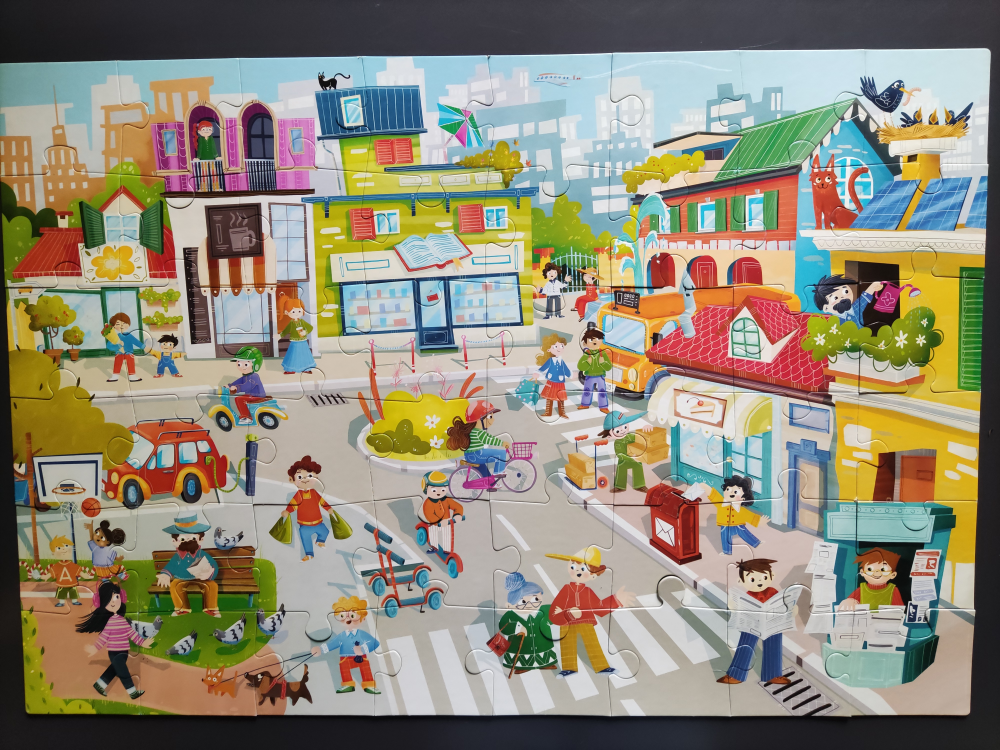
#> input picture data/city_black/city.jpg, 4000 x 3000 px (shown at 1/4 size)
$ python city_black_pz.py
#> lines starting #> are read from the running program, lines starting #| are printed output that depends on the picture; after the words box and inside, x2 and y2 are one past the last pixel; in counts of white or black regions, pixels touching at a corner belong together; pictures that were not available may be replaced by others from this repository, and a replacement may not be noted
### src/helper_functions.py
import numpy as np
import cv2


# DEFINE SOME HELPER FUNCTIONS
def find_puzzle_pieces_with_masks(image,binary_mask,length):
    """
    This function takes as input an image (img) and its binary thresholded version(mask), both containing the puzzle pieces we want to segment
    and it returns two lists (of images) containing respectivley the cropped puzzle pieces and their musk

    In order to find the picese, we firstly find the contrours (on the mask) and then we filter them (by setting the appropriate bounding box length)
    After doing that we bound the contours inside the boxes and we crop the corresponding piece
    """
    contours, _ = cv2.findContours(binary_mask, cv2.RETR_EXTERNAL, cv2.CHAIN_APPROX_SIMPLE)
    filtered_contours = []
    for contour in contours:
        if cv2.boundingRect(contour)[2] > length and cv2.boundingRect(contour)[3] > length:
            filtered_contours.append(contour)


    masked_pieces = []
    pieces = []

    for contour in filtered_contours:
        # Get bounding box for each piece
        x, y, w, h = cv2.boundingRect(contour)

        # Crop the piece musk from the original image and store it
        masked_piece = binary_mask[y:y+h, x:x+w]
        masked_pieces.append(masked_piece)

        # Crop the piece from the original image and store it
        piece = image[y:y+h, x:x+w]
        pieces.append(piece)

        # Show the cropped piece and mask
        cv2.imshow('Intensity-based Cropped Piece', piece)
        cv2.waitKey(0)

        cv2.imshow('masked Cropped Piece', masked_piece)
        cv2.waitKey(0)

    cv2.destroyAllWindows()

    return pieces, masked_pieces


def Lower_Transpernacy_image(image):
    '''
    This function takes as input an image and outputs a brigther version of it
    N.B. it will be helpfull, as we will match the puzzle pieces on top of this brighter reference imgage to better observe
    the process of puzzle assembly
    '''

    # Convert the image to BGRA (Blue, Green, Red, Alpha) format by adding an alpha channel
    image_with_alpha = cv2.cvtColor(image, cv2.COLOR_BGR2BGRA)

    # Adjust the alpha channel
    alpha = image_with_alpha[:, :, 3]
    alpha = alpha * 0.12
    image_with_alpha[:, :, 3] = alpha

    # Create a solid (white) background
    background = np.ones_like(image_with_alpha, dtype=np.uint8) * 255

    # Blend the image with the white background using the alpha channel
    # For R, G, B channels
    for c in range(0, 3):
        image_with_alpha[:, :, c] = alpha * image_with_alpha[:, :, c] / 255 + (1 - alpha / 255) * background[:, :, c]

    # Convert back to RGB
    final_image = cv2.cvtColor(image_with_alpha, cv2.COLOR_BGRA2BGR)

    # Display
    cv2.imshow('Blended Image with Transparency', final_image)
    cv2.waitKey(0)
    cv2.destroyAllWindows()

    return final_image


# [74 lines left out: functions find_matches, filtered_matches_criteria, homography_computation, pieces_assembly, not called in this run]

### src/city_black_pz.py
# IMPORT PACKAGES
import numpy as np
import cv2
import os

from helper_functions import find_puzzle_pieces_with_masks, Lower_Transpernacy_image, find_matches, filtered_matches_criteria, homography_computation, pieces_assembly

if __name__ == "__main__":
    # Get the directory where THIS script (is located
    script_dir = os.path.dirname(os.path.abspath(__file__))
    project_root = os.path.dirname(script_dir)

    # Construct the paths
    image_path = os.path.join(project_root, 'data', 'city_black', 'city.jpg')
    piece1_path = os.path.join(project_root, 'data', 'city_black', 'pieces1.jpg')
    piece2_path = os.path.join(project_root, 'data', 'city_black', 'pieces2.jpg')
    piece3_path = os.path.join(project_root, 'data', 'city_black', 'pieces3.jpg')


    # Read The images
    image = cv2.imread(image_path)
#> image is the input picture: shape (3000, 4000, 3); mean B, G, R 120.1, 138.1, 144.2
    piece1 = cv2.imread(piece1_path)
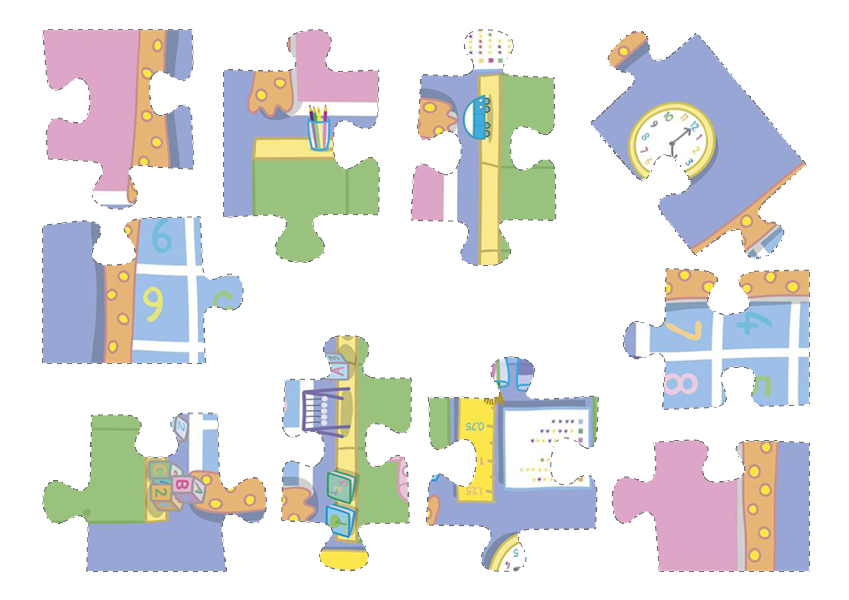
#> input picture data/peppa/pieces1.png, 849 x 600 px, given in place of pieces1.jpg, which was not available
#> piece1 is the input picture: shape (600, 849, 3); mean B, G, R 224.3, 224.7, 224.7
    piece2 = cv2.imread(piece2_path)
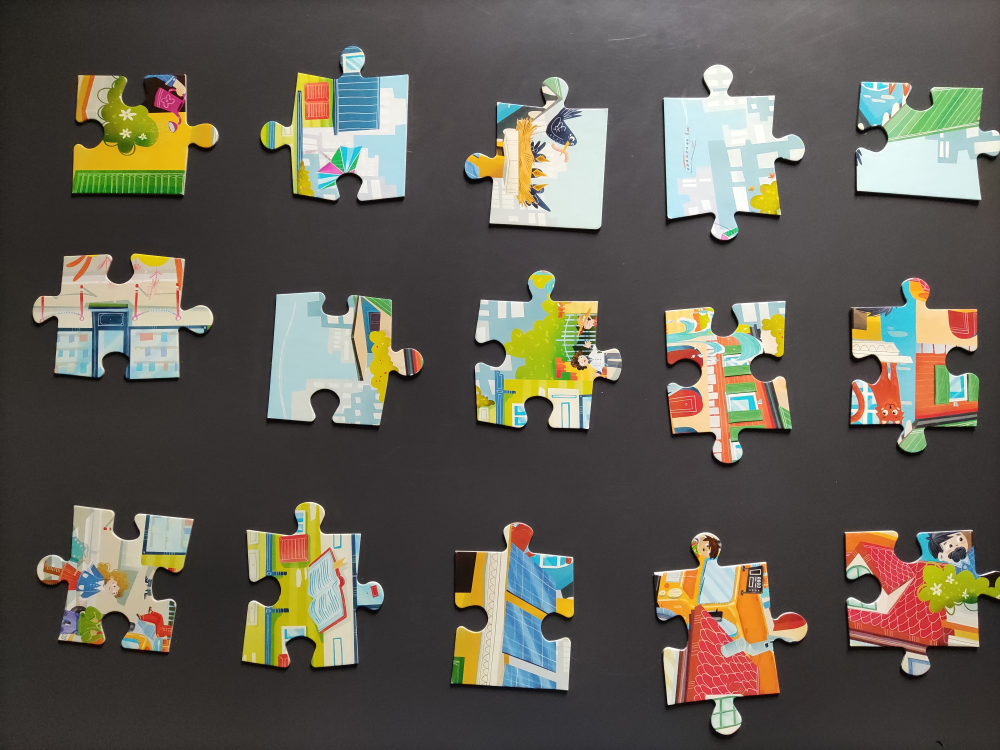
#> input picture data/city_black/pieces2.jpg, 4000 x 3000 px (shown at 1/4 size)
#> piece2 is the input picture: shape (3000, 4000, 3); mean B, G, R 83.3, 93.3, 97.6
    piece3 = cv2.imread(piece3_path)
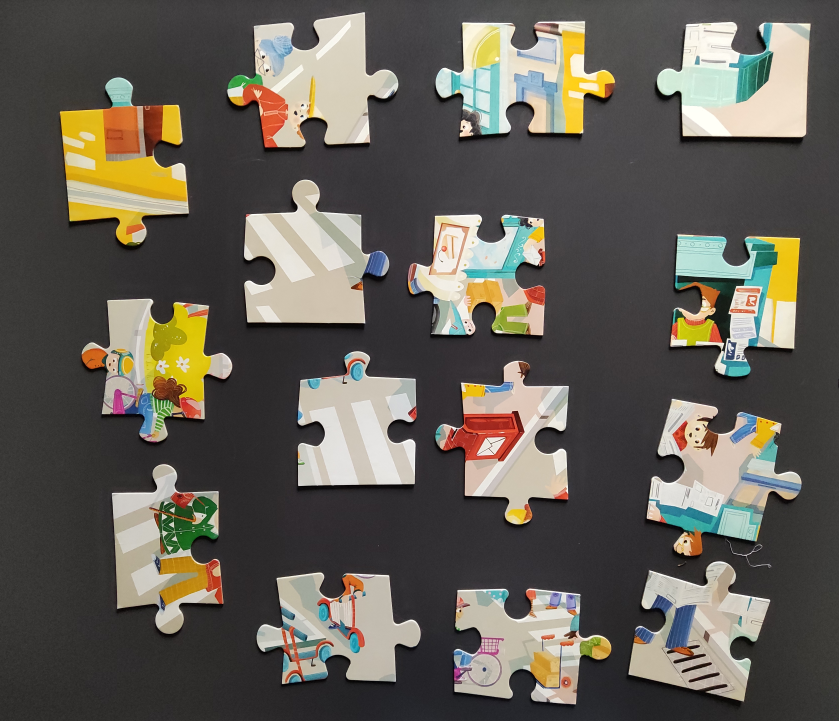
#> input picture data/city_black/pieces3.jpg, 3356 x 2884 px (shown at 1/4 size)
#> piece3 is the input picture: shape (2884, 3356, 3); mean B, G, R 85.9, 94.8, 99.2


    # Safety check:
    if image is None or piece1 is None or piece2 is None or piece3 is None:
        print(f"Error: Could not find images at {image_path}")
    else:
        print("Images loaded successfully!")


    lab_piece1 = cv2.cvtColor(piece1, cv2.COLOR_BGR2LAB)
#> lab_piece1: shape (600, 849, 3); mean of channels 0, 1, 2 228, 128.7, 128.3
    L_piece1, A_piece1, B_piece1 = cv2.split(lab_piece1)

    lab_piece2 = cv2.cvtColor(piece2, cv2.COLOR_BGR2LAB)
#> lab_piece2: shape (3000, 4000, 3); mean of channels 0, 1, 2 99.2, 129.1, 133.8
    L_piece2, A_piece2, B_piece2 = cv2.split(lab_piece2)

    lab_piece3 = cv2.cvtColor(piece3, cv2.COLOR_BGR2LAB)
#> lab_piece3: shape (2884, 3356, 3); mean of channels 0, 1, 2 99.9, 128.9, 132.9
    L_piece3, A_piece3, B_piece3 = cv2.split(lab_piece3)


    _, binary_mask_piece1 = cv2.threshold(L_piece1, 128, 255, cv2.THRESH_BINARY)
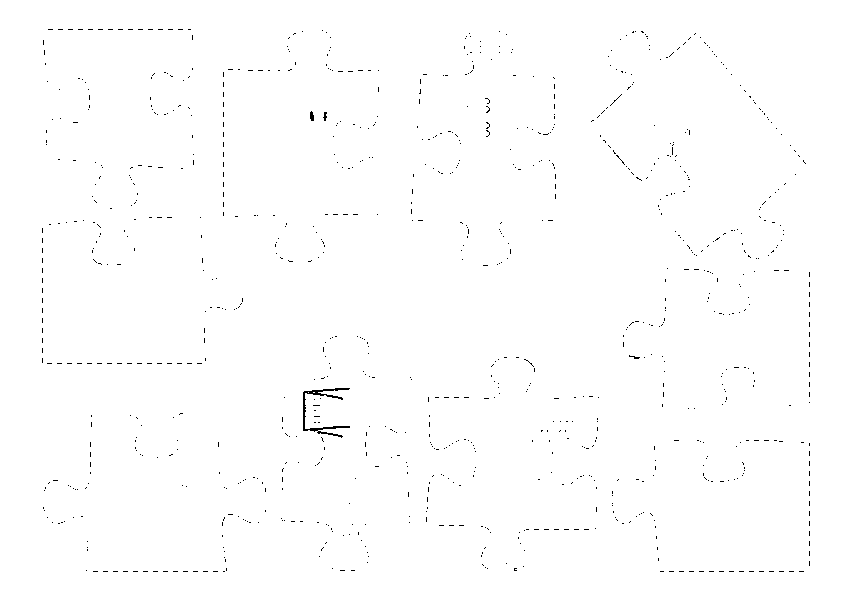
#> binary_mask_piece1: shape (600, 849); 99.4% white; black in thin lines or dots, all inside (x1, y1, x2, y2) = (42, 29, 810, 572)
    _, binary_mask_piece2 = cv2.threshold(L_piece2, 128, 255, cv2.THRESH_BINARY)
#> binary_mask_piece2: shape (3000, 4000); 25.5% white; 5062 white regions (4729 under 20 px), largest, box (x1, y1, x2, y2) and area: (2652, 256, 3220, 960) 238614, (1899, 1081, 2488, 1716) 220072, (1042, 183, 1637, 803) 214957
    _, binary_mask_piece3 = cv2.threshold(L_piece3, 128, 255, cv2.THRESH_BINARY)
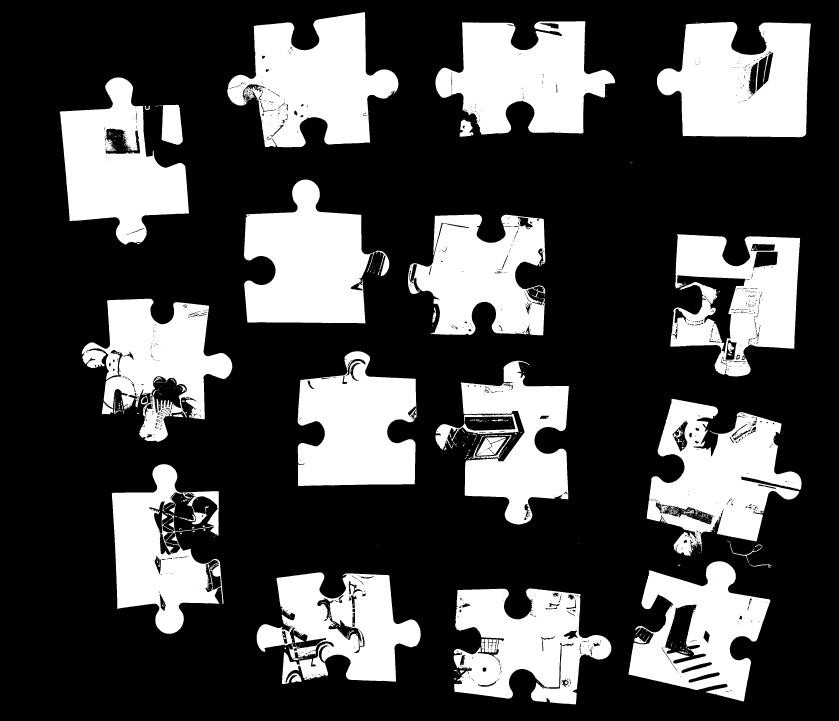
#> binary_mask_piece3: shape (2884, 3356) (shown at 1/4 size); 28.9% white; 877 white regions (743 under 20 px)


    cv2.imshow('Mask1', binary_mask_piece1)
    cv2.waitKey(0)
    cv2.imshow('Mask2', binary_mask_piece2)
    cv2.waitKey(0)
    cv2.imshow('Mask3', binary_mask_piece3)
    cv2.waitKey(0)
    cv2.destroyAllWindows()


    pieces1,masked_pieces1 = find_puzzle_pieces_with_masks(piece1,binary_mask_piece1,470)
#> in find_puzzle_pieces_with_masks, `contours, _ = cv2.findContours(binary_mask, cv2.RETR_EXTERNAL, cv2.CHA..`: contours = [[[0, 0], [0, 599], [848, 599], [848, 0]]]
#> the loop in find_puzzle_pieces_with_masks, `for contour in contours:` made 1 pass
#> contour on pass 1: [[0, 0], [0, 599], [848, 599], [848, 0]]
#> the loop in find_puzzle_pieces_with_masks, `for contour in filtered_contours:` made 1 pass
#> (contour, x, y, w, h) on pass 1: ([[0, 0], [0, 599], [848, 599], [848, 0]], 0, 0, 849, 600)
#> after the loop in find_puzzle_pieces_with_masks, `for contour in filtered_contours:`: masked_pieces = 1 item
#> pieces1 = 1 item; masked_pieces1 = 1 item
    pieces2,masked_pieces2 = find_puzzle_pieces_with_masks(piece2,binary_mask_piece2,400)
#> in find_puzzle_pieces_with_masks (call 2), `contours, _ = cv2.findContours(binary_mask, cv2.RETR_EXTERNAL, cv2.CHA..`: contours = 3594 contours, 3457 with area under 20; largest, box (x1, y1, x2, y2) and area: (2652, 256, 3220, 960) 237308, (1042, 183, 1637, 803) 228198, (1899, 1081, 2488, 1716) 226289, (1069, 1167, 1625, 1702) 221180, (1859, 308, 2433, 917) 221133
#> the loop in find_puzzle_pieces_with_masks (call 2), `for contour in contours:` made 3594 passes
#> contour on passes 2 to 4: [[2732, 2802], [2731, 2803], [2733, 2803]], [[2728, 2801]], [[2787, 2798], [2787, 2799]]
#> after the loop in find_puzzle_pieces_with_masks (call 2), `for contour in contours:`: filtered_contours = 15 contours; largest, box (x1, y1, x2, y2) and area: (2652, 256, 3220, 960) 237308, (1042, 183, 1637, 803) 228198, (1899, 1081, 2488, 1716) 226289, (1069, 1167, 1625, 1702) 221180, (1859, 308, 2433, 917) 221133
#> the loop in find_puzzle_pieces_with_masks (call 2), `for contour in filtered_contours:` made 15 passes
#> (x, y, w, h) on passes 1 to 12: (2615, 2129, 615, 810), (3377, 2119, 623, 469), (1816, 2089, 480, 673), (148, 2021, 628, 587), (968, 2007, 568, 662), (2659, 1203, 509, 649), (1069, 1167, 556, 535), (3401, 1111, 516, 699), (1899, 1081, 589, 635), (131, 1014, 723, 502), (3422, 326, 578, 474), (1859, 308, 574, 609)
#> pieces2 = 15 items; masked_pieces2 = 15 items
    pieces3,masked_pieces3 = find_puzzle_pieces_with_masks(piece3,binary_mask_piece3,450)
#> in find_puzzle_pieces_with_masks (call 3), `contours, _ = cv2.findContours(binary_mask, cv2.RETR_EXTERNAL, cv2.CHA..`: contours = 387 contours, 330 with area under 20; largest, box (x1, y1, x2, y2) and area: (2628, 88, 3243, 549) 220933, (909, 49, 1594, 590) 219168, (2587, 1595, 3206, 2223) 213010, (976, 718, 1557, 1294) 208380, (1742, 85, 2460, 538) 206320
#> the loop in find_puzzle_pieces_with_masks (call 3), `for contour in contours:` made 387 passes
#> contour on passes 1 to 3: [[2161, 2739], [2160, 2740], [2161, 2741], [2160, 2740]], [[2153, 2731], [2153, 2733], [2153, 2732], [2154, 2731]], [[1841, 2728], [1841, 2729], [1842, 2729]]
#> after the loop in find_puzzle_pieces_with_masks (call 3), `for contour in contours:`: filtered_contours = 12 contours; largest, box (x1, y1, x2, y2) and area: (2628, 88, 3243, 549) 220933, (909, 49, 1594, 590) 219168, (2587, 1595, 3206, 2223) 213010, (976, 718, 1557, 1294) 208380, (1742, 85, 2460, 538) 206320
#> the loop in find_puzzle_pieces_with_masks (call 3), `for contour in filtered_contours:` made 12 passes
#> (x, y, w, h) on passes 1 to 12: (1815, 2354, 630, 464), (2514, 2245, 567, 561), (2587, 1595, 619, 628), (1190, 1405, 476, 539), (327, 1195, 602, 573), (2681, 937, 520, 569), (1632, 858, 549, 483), (976, 718, 581, 576), (239, 310, 517, 669), (2628, 88, 615, 461), (1742, 85, 718, 453), (909, 49, 685, 541)
#> pass 1, in find_puzzle_pieces_with_masks (call 3), `piece = image[y:y+h, x:x+w]`:
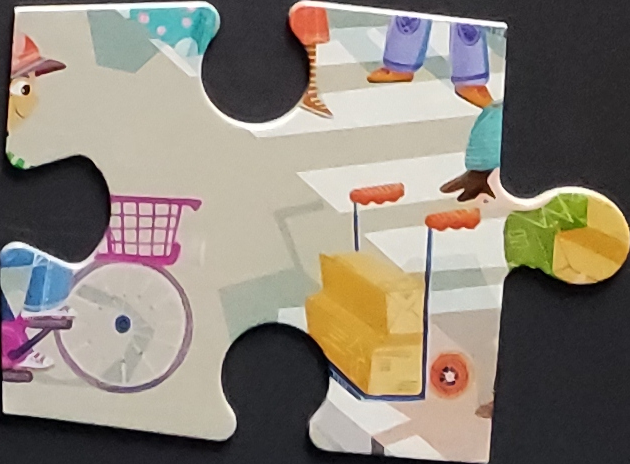
#> piece: shape (464, 630, 3); mean B, G, R 120.8, 131.7, 140
#> after the loop in find_puzzle_pieces_with_masks (call 3), `for contour in filtered_contours:`: masked_pieces = 12 items
#> pieces3 = 12 items; masked_pieces3 = 12 items


    pieces=[]
    masked_pieces=[]

    pieces.extend(pieces1)
    pieces.extend(pieces2)
    pieces.extend(pieces3)

    masked_pieces.extend(masked_pieces1)
    masked_pieces.extend(masked_pieces2)
    masked_pieces.extend(masked_pieces3)


    # Create Puzzle Canvas
    puzzle_canvas = Lower_Transpernacy_image(image)
#> in Lower_Transpernacy_image, `alpha = image_with_alpha[:, :, 3]`: alpha: shape (3000, 4000); every value is 255
#> in Lower_Transpernacy_image, `alpha = alpha * 0.12`: alpha: shape (3000, 4000) float64; every value is 30.6
#> after the loop in Lower_Transpernacy_image, `for c in range(0, 3):`:
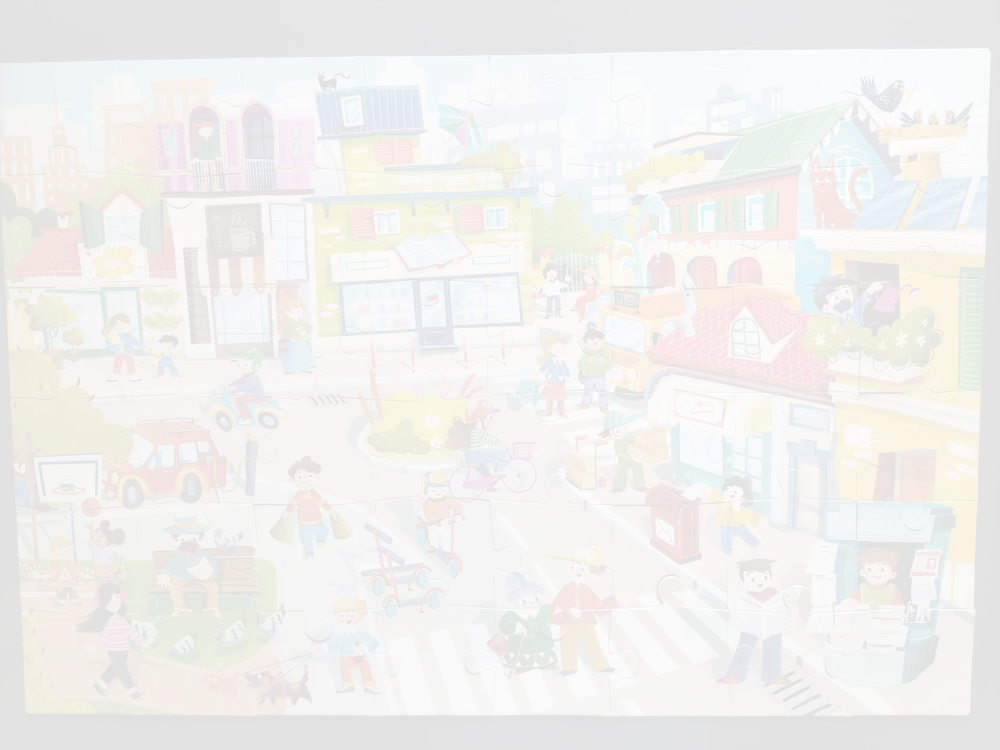
#> image_with_alpha: shape (3000, 4000, 4) (shown at 1/4 size); mean B, G, R, A 238.3, 240.5, 241.2, 30


    # Find matches with SIFT detector
    sift = cv2.SIFT_create()
    h,w,_ = image.shape
#> h = 3000; w = 4000
#> (the run stopped early here; a loop or call above may not have finished)
